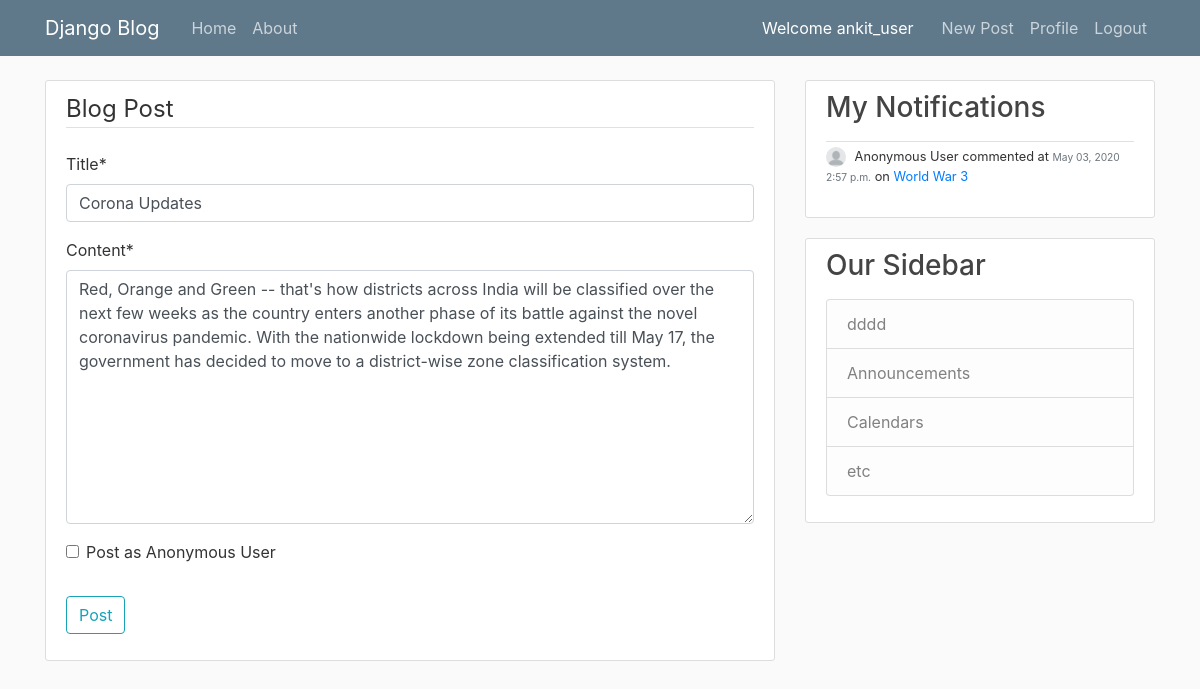
Page /post/26/update/ (signed in) on the committed database.
### blog/models.py (models this page shows, shortened)
class Post(models.Model):
    title = models.CharField(max_length=100)
    content = models.TextField()
    anonymous = models.BooleanField("Post as Anonymous User", editable=True, default=True)
    date_posted = models.DateTimeField(default=timezone.now)
    author = models.ForeignKey(User, on_delete=models.CASCADE)
    is_user_subscribed = False
    is_user_subscribed_not = not is_user_subscribed

class Notification(models.Model):
    comment = models.ForeignKey(Comment, on_delete=models.CASCADE, related_name='notifications')
    subscription = models.ForeignKey(Subscription, on_delete=models.CASCADE, related_name='notifications')

class Comment(models.Model):
    content = models.TextField()
    anonymous = models.BooleanField("Comment as Anonymous User", editable=True, default=True)
    date_posted = models.DateTimeField(default=timezone.now)
    author = models.ForeignKey(User, on_delete=models.CASCADE)
    post = models.ForeignKey(Post, on_delete=models.CASCADE, related_name='comments')

### blog/views.py (the view, shortened to what this page needs)
# urls.py: path('post/<int:pk>/update/', PostUpdateView.as_view(), name='post-update'),
class PostUpdateView(LoginRequiredMixin, UserPassesTestMixin, UpdateView):
    model = Post
    fields = ['title', 'content', 'anonymous']
    def test_func(self):
        post = self.get_object()
        if self.request.user == post.author:
            return True
        return False

### users/models.py (called while the page is built)
    @property
    def notifications(self):
        return Notification.objects.filter(subscription__user=self.user)

### blog/templates/blog/post_form.html (shortened to what this page needs)
{% extends "blog/base.html" %}
{% load crispy_forms_tags %}
{% block content %}
    <div class="content-section">
        <form method="POST">
            <fieldset class="form-group">
                <legend class="border-bottom mb-4">Blog Post</legend>
                {{ form|crispy }}
            </fieldset>
            <div class="form-group">
                <button class="btn btn-outline-info" type="submit">Post</button>
            </div>
        </form>
    </div>
{% endblock content %}

### blog/templates/blog/base.html (shortened to what this page needs)
{% load static %}
<!DOCTYPE html>
<html>
<head>
    <link rel="stylesheet" href="https://maxcdn.bootstrapcdn.com/bootstrap/4.0.0/css/bootstrap.min.css">
    <link rel="stylesheet" type="text/css" href="{% static 'blog/main.css' %}">
</head>
<body>
    <header class="site-header">
      <nav class="navbar navbar-expand-md navbar-dark bg-steel fixed-top">
        <div class="container">
          <a class="navbar-brand mr-4" href="{% url 'blog-home' %}">Django Blog</a>
          <div class="collapse navbar-collapse" id="navbarToggle">
            <div class="navbar-nav mr-auto">
              <a class="nav-item nav-link" href="{% url 'blog-home' %}">Home</a>
              <a class="nav-item nav-link" href="{% url 'blog-about' %}">About</a>
            </div>
            <span style="color:white;margin-right:20px;">Welcome {{ user.username }}</span>
            <div class="navbar-nav">
              {% if user.is_authenticated %}
                <a class="nav-item nav-link" href="{% url 'post-create' %}">New Post</a>
                <a class="nav-item nav-link" href="{% url 'profile' %}">Profile</a>
                <a class="nav-item nav-link" href="{% url 'logout' %}">Logout</a>
              {% else %}
                <a class="nav-item nav-link" href="{% url 'login' %}">Login</a>
                <a class="nav-item nav-link" href="{% url 'register' %}">Register</a>
              {% endif %}
            </div>
          </div>
        </div>
      </nav>
    </header>
    <main role="main" class="container">
      <div class="row">
        <div class="col-md-8">
          {% block content %}{% endblock %}
        </div>
        <div class="col-md-4">
          <div class="content-section">
            <h3>My Notifications</h3>
            <p class='text-muted'>
              {% for n in user.profile.notifications  %}
                {% include 'blog/notification.html' with notification=n %}
              {% endfor %}
            </p>
          </div>
          <div class="content-section">
            <h3>Our Sidebar</h3>
            <p class='text-muted'>
              <ul class="list-group">
                <li class="list-group-item list-group-item-light">
                    {% for n in user.profile.notifications  %}
                        {{ n.comment.content }}
                        <br>
                    {% endfor %}
                </li>
                <li class="list-group-item list-group-item-light">Announcements</li>
                <li class="list-group-item list-group-item-light">Calendars</li>
                <li class="list-group-item list-group-item-light">etc</li>
              </ul>
            </p>
          </div>
        </div>
      </div>
    </main>
</body>
</html>

### blog/templates/blog/notification.html
<div class="full-block border-top" style="padding:5px 0 5px 0">
    <div class="small full-block">
        {% if notification.comment.anonymous %}
            <img class="rounded-circle notification-img" src="/media/profile_pics/anonymous.png">
            Anonymous User
        {% else %}
            <img class="rounded-circle notification-img" src="{{ notification.comment.author.profile.image.url }}">
            <a class="mr-2" style="margin-right:1px !important;" href="{% url 'user-posts' notification.comment.author.username %}">{{ notification.comment.author }}</a>
        {% endif %}
            commented at <small class="text-muted">{{ notification.comment.date_posted|date:"F d, Y P" }}</small>
            on <a class="mr-2" style="margin-right:1px !important;" href="{% url 'post-detail' notification.comment.post.id %}">{{ notification.comment.post.title }}</a>
    </div>
</div>

### blog/static/blog/main.css (style rules this page uses)
body { background: #fafafa; color: #333333; margin-top: 5rem; }
h1, h2, h3, h4, h5, h6 { color: #444444; }
ul { margin: 0; }
.bg-steel { background-color: #5f788a; }
.site-header .navbar-nav .nav-link { color: #cbd5db; }
.content-section { background: #ffffff; padding: 10px 20px; border: 1px solid #dddddd; border-radius: 3px; margin-bottom: 20px; }
.notification-img { height: 20px; width: 20px; margin-right: 5px; }
.full-block { width:100%; display: block; }

### rows in the picture
Post: title "Corona Updates", content "Red, Orange and Green -- that's how districts across India will be classified over the next few weeks as the country enters another phase of its battle against the novel coronavirus pandemic. With the nationwide lockdown being extended till May 17, the government has decided to move to a district-wise zone classification system."
Notification: comment.date_posted "May 03, 2020 2:57 p.m.", comment.post "World War 3", comment.content "dddd"

### other values in the picture
{{ user.username }} "ankit_user"
